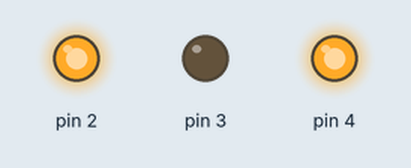
Simulated run of this sketch. Board: Arduino Uno, built with avr-gcc and run on an emulated ATmega328P. Shown: output pins drawn as LEDs (lit = HIGH).

Above: at 1.0 s.
At 3.0 s:
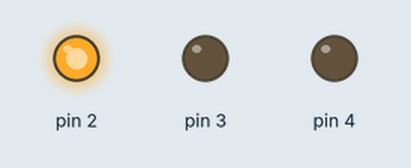
At 5.0 s:
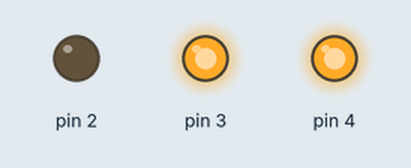
At 7.0 s:
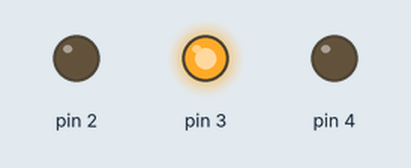
Timing chart, 0 to 10.4 s (numbered marks = the images above):
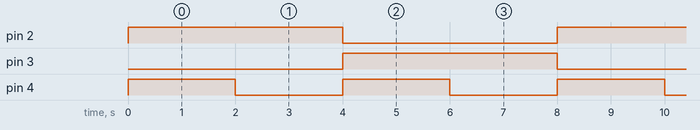

The sketch:

motor_both_dire_using_L293D.ino
```cpp
void setup() {
  // put your setup code here, to run once:
  pinMode(2, OUTPUT);
  pinMode(3, OUTPUT);
  pinMode(4, OUTPUT);
}

void loop() {
  // put your main code here, to run repeatedly:
  digitalWrite(4, HIGH);
  digitalWrite(2, HIGH);
  digitalWrite(3, LOW);
  delay(2000);
  digitalWrite(4, LOW);
  delay(2000);
  digitalWrite(4, HIGH);
  digitalWrite(2, LOW);
  digitalWrite(3, HIGH);
  delay(2000);
  digitalWrite(4, LOW);
  delay(2000);

}
```

Measured:
- by itself, pin 2, pin 3: alternates HIGH for 4.0 s and LOW for 4.0 s
- by itself, pin 4: alternates HIGH for 2.0 s and LOW for 2.0 s
- by itself, everything shown: repeats every 8.0 s, in 4 steps
